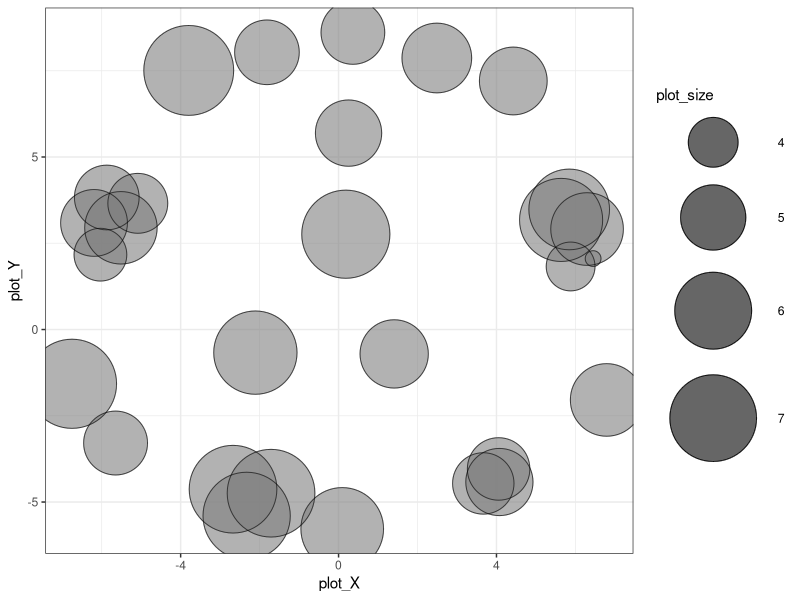

Generate this figure with R: (Note: this script raises an error after producing the figure.)
# A plotting R script produced by the REVIGO server at http://revigo.irb.hr/
# If you found REVIGO useful in your work, please cite the following reference:
# Supek F et al. "REVIGO summarizes and visualizes long lists of Gene Ontology
# terms" PLoS ONE 2011. doi:10.1371/journal.pone.0021800

# --------------------------------------------------------------------------
# If you don't have the ggplot2 package installed, uncomment the following line:
# install.packages( "ggplot2" );
library( ggplot2 );

# --------------------------------------------------------------------------
# If you don't have the scales package installed, uncomment the following line:
install.packages( "scales" );
library( scales );

# --------------------------------------------------------------------------
# Here is your data from REVIGO. Scroll down for plot configuration options.

revigo.names <- c("term_ID","description","frequency_%","plot_X","plot_Y","plot_size","uniqueness","dispensability");
revigo.data <- rbind(c("GO:0007017","microtubule-based process",0.697,4.426,7.203,5.195,0.993,0.000),
c("GO:0008150","biological_process",100.000,-3.795,7.509,7.352,1.000,0.000),
c("GO:0008152","metabolic process",63.536,0.184,2.762,7.155,1.000,0.000),
c("GO:0009987","cellular process",82.432,-6.752,-1.573,7.268,1.000,0.000),
c("GO:0016042","lipid catabolic process",0.532,0.253,5.692,5.078,0.985,0.000),
c("GO:0051179","localization",18.989,-2.107,-0.670,6.631,1.000,0.000),
c("GO:0051606","detection of stimulus",0.399,-5.871,3.826,4.953,0.886,0.000),
c("GO:0098876","vesicle-mediated transport to the plasma membrane",0.039,5.878,1.827,3.947,0.859,0.005),
c("GO:0000280","nuclear division",0.230,3.666,-4.461,4.714,0.804,0.006),
c("GO:0007018","microtubule-based movement",0.340,0.363,8.610,4.883,0.926,0.006),
c("GO:1903047","mitotic cell cycle process",0.349,-5.648,-3.290,4.895,0.811,0.006),
c("GO:0006928","movement of cell or subcellular component",1.001,2.489,7.869,5.353,0.993,0.007),
c("GO:0007049","cell cycle",1.774,6.791,-2.041,5.601,0.992,0.008),
c("GO:0006730","one-carbon metabolic process",0.397,-1.814,8.034,4.950,0.980,0.031),
c("GO:0044281","small molecule metabolic process",16.281,0.093,-5.779,6.564,0.973,0.047),
c("GO:0071897","DNA biosynthetic process",0.767,1.409,-0.707,5.237,0.977,0.066),
c("GO:0044238","primary metabolic process",50.800,-2.328,-5.401,7.058,0.960,0.133),
c("GO:0046907","intracellular transport",1.785,6.295,2.912,5.604,0.788,0.236),
c("GO:0071704","organic substance metabolic process",56.056,-2.673,-4.628,7.101,0.958,0.263),
c("GO:0009581","detection of external stimulus",0.064,-6.032,2.169,4.160,0.832,0.278),
c("GO:0044237","cellular metabolic process",56.282,-1.710,-4.744,7.102,0.948,0.287),
c("GO:0009416","response to light stimulus",0.181,-5.085,3.657,4.609,0.791,0.302),
c("GO:0009628","response to abiotic stimulus",0.584,-6.194,3.089,5.118,0.883,0.336),
c("GO:0009605","response to external stimulus",1.716,-5.513,2.948,5.587,0.873,0.389),
c("GO:0006810","transport",18.119,5.637,3.176,6.610,0.832,0.485),
c("GO:0048285","organelle fission",0.275,4.054,-4.041,4.791,0.859,0.507),
c("GO:0070925","organelle assembly",0.627,4.074,-4.420,5.149,0.844,0.553),
c("GO:1990126","retrograde transport, endosome to plasma membrane",0.006,6.448,2.056,3.103,0.832,0.561),
c("GO:0006811","ion transport",10.217,5.842,3.480,6.361,0.843,0.697));

one.data <- data.frame(revigo.data);
names(one.data) <- revigo.names;
one.data <- one.data [(one.data$plot_X != "null" & one.data$plot_Y != "null"), ];
one.data$plot_X <- as.numeric( as.character(one.data$plot_X) );
one.data$plot_Y <- as.numeric( as.character(one.data$plot_Y) );
one.data$plot_size <- as.numeric( as.character(one.data$plot_size) );
one.data$frequency <- as.numeric( as.character(one.data$frequency) );
one.data$uniqueness <- as.numeric( as.character(one.data$uniqueness) );
one.data$dispensability <- as.numeric( as.character(one.data$dispensability) );
#head(one.data);


# --------------------------------------------------------------------------
# Names of the axes, sizes of the numbers and letters, names of the columns,
# etc. can be changed below

p1 <- ggplot( data = one.data );
p1 <- p1 + geom_point( aes( plot_X, plot_Y, colour = uniqueness, size = plot_size), alpha = I(0.6) ) + scale_size_area();
p1 <- p1 + scale_colour_gradientn( colours = c("blue", "green", "yellow", "red"), limits = c( min(one.data$uniqueness), 0) );
p1 <- p1 + geom_point( aes(plot_X, plot_Y, size = plot_size), shape = 21, fill = "transparent", colour = I (alpha ("black", 0.6) )) + scale_size_area();
p1 <- p1 + scale_size( range=c(5, 30)) + theme_bw(); + scale_fill_gradientn(colours = heat_hcl(7), limits = c(-300, 0) );
ex <- one.data [ one.data$dispensability < 0.15, ];
p1 <- p1 + geom_text( data = ex, aes(plot_X, plot_Y, label = description), colour = I(alpha("black", 0.85)), size = 3 );
p1 <- p1 + labs (y = "semantic space x", x = "semantic space y");
p1 <- p1 + theme(legend.key = element_blank()) ;
one.x_range = max(one.data$plot_X) - min(one.data$plot_X);
one.y_range = max(one.data$plot_Y) - min(one.data$plot_Y);
p1 <- p1 + xlim(min(one.data$plot_X)-one.x_range/10,max(one.data$plot_X)+one.x_range/10);
p1 <- p1 + ylim(min(one.data$plot_Y)-one.y_range/10,max(one.data$plot_Y)+one.y_range/10);


# --------------------------------------------------------------------------
# Output the plot to screen

p1;

# Uncomment the line below to also save the plot to a file.
# The file type depends on the extension (default=pdf).

# ggsave("/path_to_your_file/revigo-plot.pdf");

